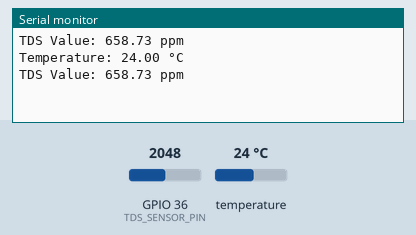
Recording of a sketch running on a simulated ESP32. Shown: the last lines printed to the serial monitor. Inputs (shaded band) come from the test bench; at power-on: temperature 24 °C, GPIO 36 (TDS_SENSOR_PIN) = 2048.

Above: at 2.8 s.
2.9 s: temperature set to 12 °C
At 3.84 s:
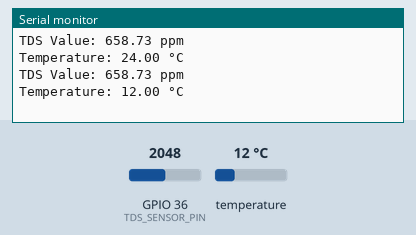
5.6 s: GPIO 36 (TDS_SENSOR_PIN) set to 2866
At 7.6 s:
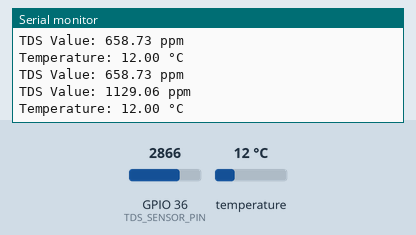
8.3 s: temperature set to 19 °C
At 10.8 s:
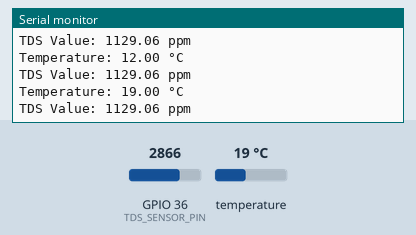
11.0 s: GPIO 36 (TDS_SENSOR_PIN) set to 3603
At 13.5 s:
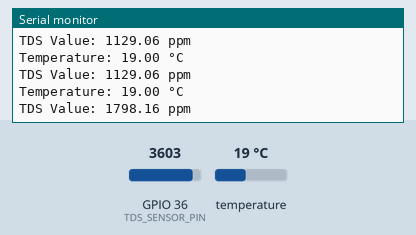
Timing chart, 0 to 14.7 s (numbered marks = the images above; inputs shaded):
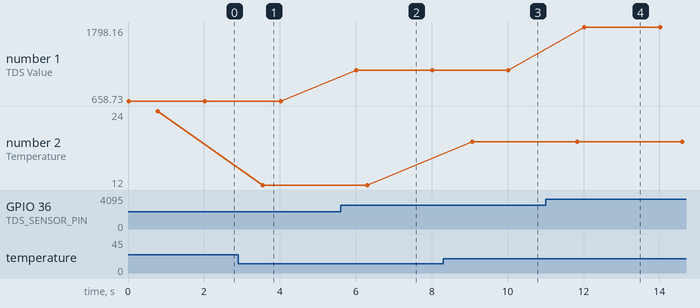

The sketch:

temp_tds_parallel.ino
```cpp
#include <Arduino.h>
#include <freertos/FreeRTOS.h>
#include <freertos/task.h>
#include <OneWire.h>
#include <DallasTemperature.h>

// Define the pins for the sensors
#define TDS_SENSOR_PIN 36 // Analog pin for TDS sensor
#define TEMP_SENSOR_PIN 4 // GPIO pin for OneWire (DS18B20)

// Constants for TDS calculation
#define V_REF 3.3
#define ADC_RESOLUTION 4096
#define CALIBRATION_FACTOR 0.5

// Create OneWire and DallasTemperature instances for temperature sensor
OneWire oneWire(TEMP_SENSOR_PIN);
DallasTemperature tempSensor(&oneWire);

// Function prototypes for the FreeRTOS tasks
void vReadTDSTask(void *pvParameters);
void vReadTempTask(void *pvParameters);

void setup() {
  // Start serial communication for debugging and monitoring
  Serial.begin(115200);

  // Initialize the temperature sensor
  tempSensor.begin();

  // Create the FreeRTOS tasks for reading TDS and temperature
  xTaskCreate(vReadTDSTask, "ReadTDS", 2048, NULL, 1, NULL);
  xTaskCreate(vReadTempTask, "ReadTemp", 2048, NULL, 1, NULL);
}

void loop() {
  // The FreeRTOS scheduler manages task execution
}

// FreeRTOS task to read from the TDS sensor
void vReadTDSTask(void *pvParameters) {
  for (;;) {
    // Read the analog value from the TDS sensor
    int sensorValue = analogRead(TDS_SENSOR_PIN);

    // Convert the analog value to voltage
    float voltage = (sensorValue * V_REF) / ADC_RESOLUTION;

    // Calculate the TDS value
    float tdsValue = (133.42 * voltage * voltage * voltage -
                      255.86 * voltage * voltage +
                      857.39 * voltage) * CALIBRATION_FACTOR;

    // Output the TDS value to the serial monitor
    Serial.print("TDS Value: ");
    Serial.print(tdsValue);
    Serial.println(" ppm");

    // Delay before the next reading (2 seconds)
    vTaskDelay(2000 / portTICK_PERIOD_MS);
  }
}

// FreeRTOS task to read from the DS18B20 temperature sensor
void vReadTempTask(void *pvParameters) {
  for (;;) {
    // Request temperatures from the DS18B20 sensor
    tempSensor.requestTemperatures();

    // Get the temperature in Celsius
    float tempC = tempSensor.getTempCByIndex(0);

    // Output the temperature reading to the serial monitor
    Serial.print("Temperature: ");
    Serial.print(tempC);
    Serial.println(" °C");

    // Delay before the next reading (2 seconds)
    vTaskDelay(2000 / portTICK_PERIOD_MS);
  }
}
```

Measured:
- after the input at 2.9 s, the serial monitor: prints a new line after 0.64 s (image 1)
- after the input at 5.6 s, the serial monitor: prints a new line after 0.42 s (image 2)
- after the input at 8.3 s, the serial monitor: prints a new line after 0.77 s (image 3)
- after the input at 11.0 s, the serial monitor: prints a new line after 1.0 s (image 4)
- plotted number 1: 658.73 → 1129.06 after the input at 5.6 s, 1129.06 → 1798.16 after the input at 11.0 s
- plotted number 2: 24 → 12 after the input at 2.9 s, 12 → 19 after the input at 8.3 s
